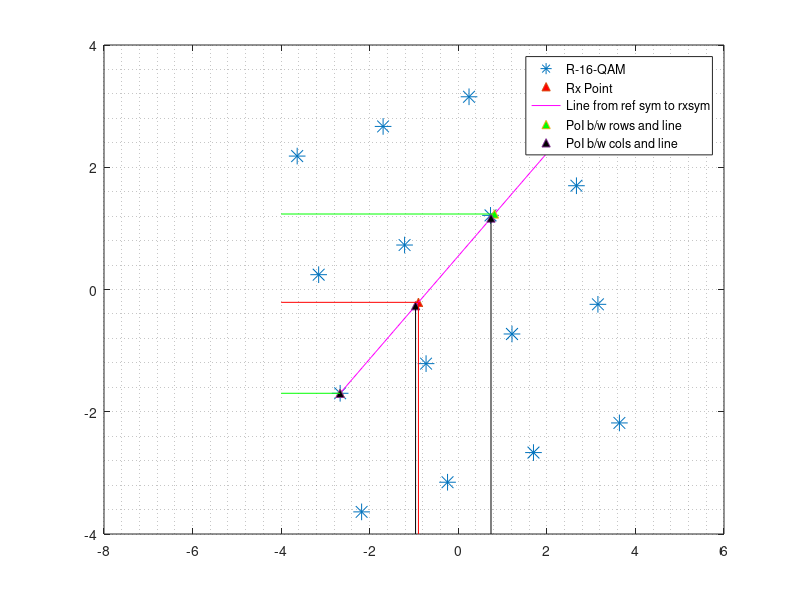

This chart was generated by the following MATLAB code:
%%%%%%%%%%%%%%%%%%%%%%%%%%%%%%%%%%%%%%%%%%%%%%%%%%%%%%%%%%%%%%%%%%%%%%%
%% Proof of Concept for the solution
%%
%% Planned flow of script:
%% 	Plot Rotated 16-QAM constellation
%% 	Select a Rx Symbol(rI,rQ) and a reference symbol(aI,aQ)
%% 	Find the equation of line from (aI,aQ) to (rI,rQ)
%% 	Determine where this line intersect the rows line
%%
%% Author		: Abhishek K.M. (priority01abhishek@gmail.com)
%% Date of creation	: 16-04-2023
%% Date of modification : 22-04-2023
%%%%%%%%%%%%%%%%%%%%%%%%%%%%%%%%%%%%%%%%%%%%%%%%%%%%%%%%%%%%%%%%%%%%%% 
pkg load communications
clear all;
close all;
clc;

% I - Variables
dist	= 2;				% Distance between two symbols in same row/coloumn-Unormalized
pl_fg	= 1;				% Plot flag to plot everything or nothing
M	= 16; 				% Modulation order
alpha	= atan(1/sqrt(M)); 		% Angle to rotate the Modulation
d	= qammod(0:M-1,M); 		% unrotated QAM constellation
rI	= -0.9; rQ = -0.21; 		% Rx symbols
d	= d .* exp(1i * alpha);		% Rotated QAM
aI	= real(d(4)); aQ = imag(d(4));	% reference symbol for row 4 from top
ref_row = d(1:4); ref_col = d(4:4:16);	% reference symbols for rows and columns
x_row1	= real(d(1)):0.1:-real(d(1));	% First row from top
x_row2	= real(d(2)):0.1:-real(d(2));	% Second row from top	
x_row3	= real(d(3)):0.1:-real(d(3));	% Third row from top
x_row4	= real(d(4)):0.1:-real(d(4));	% Fourth row from top

% II - Equation of line from ref to rx symbol
slope = (rQ - aQ) / (rI - aI);
x = aI:0.1:-aI;
y = slope * (x - aI) + aQ; % equation1

% III - Equation of rows
y_row1 = tan(alpha) * (x_row1 - real(d(1))) + imag(d(1));
y_row2 = tan(alpha) * (x_row2 - real(d(2))) + imag(d(2));
y_row3 = tan(alpha) * (x_row3 - real(d(3))) + imag(d(3));
y_row4 = tan(alpha) * (x_row4 - real(d(4))) + imag(d(4));

% IV - Intersection of rows with equation1
m1 = tan(alpha);
m2 = slope;
intX_row = (m1 * real(ref_row) - m2 * aI + aQ - imag(ref_row)) / (m1 - m2);
intY_row = m1 * intX_row - m1 * real(ref_row) + imag(ref_row);
% Note --> d(1:4) are reference symbols for each row

% V - Comparision of quadrature components of intersection points
% below code is just used for debug and plot purpose
row_inphase_int = abs(intX_row - rI);temp_row_inphase_int=row_inphase_int;
[~,row_min1_inphase_loc] = min(row_inphase_int);
temp_row_inphase_int(row_min1_inphase_loc) = NaN;
[~,row_min2_inphase_loc] = min(temp_row_inphase_int);
%-------debug code ends------%

row_quadphase_int = abs(intY_row - rQ);temp_row_quadphase_int=row_quadphase_int;
[~,row_min1_quadphase_loc] = min(row_quadphase_int);
temp_row_quadphase_int(row_min1_quadphase_loc) = NaN;
[~,row_min2_quadphase_loc] = min(temp_row_quadphase_int);

% VI - decision for row
estimated_row = row_min1_quadphase_loc;


% VII - Intersection of columns with equation1
m1 = -cot(alpha);
m2 = slope;
intX_col = (m1 * real(ref_col) - m2 * aI + aQ - imag(ref_col)) / (m1 - m2);
intY_col = m1 * intX_col - m1 * real(ref_col) + imag(ref_col);
% Note --> d(4:4:16) are reference symbols for each column

% VIII - Comparision of inphase components of intersection points
col_inphase_int = abs(intX_col - rI);temp_col_inphase_int=col_inphase_int;
[~,col_min1_inphase_loc] = min(col_inphase_int);
temp_col_inphase_int(col_min1_inphase_loc) = NaN;
[~,col_min2_inphase_loc] = min(temp_col_inphase_int);

% Below code is just used for debug and plot purpose
col_quadphase_int = abs(intY_col - rQ);temp_col_quadphase_int=col_quadphase_int;
[~,col_min1_quadphase_loc] = min(col_quadphase_int);
temp_row_quadphase_int(col_min1_quadphase_loc) = NaN;
[~,col_min2_quadphase_loc] = min(temp_row_quadphase_int);
% ---- debug code ends ------%

% IX - decision for column
estimated_col = col_min1_inphase_loc;

if pl_fg == 1
	figure(pl_fg);
	plot(d,'*','markersize',12)
	hold on; plot(rI,rQ,'^','MarkerFaceColor','r')
	hold on; plot(x,y,'m-')
	hold on; plot(intX_row, intY_row,'^','MarkerFaceColor','g')
	hold on; plot(intX_col, intY_col,'^','MarkerFaceColor','k')
	hold on; plot([intX_row(row_min1_inphase_loc) -4],[intY_row(row_min1_quadphase_loc) intY_row(row_min1_quadphase_loc)],'g-')
	hold on; plot([intX_row(row_min2_inphase_loc) -4],[intY_row(row_min2_quadphase_loc) intY_row(row_min2_quadphase_loc)],'g-')
	hold on; plot([intX_col(col_min1_inphase_loc) intX_col(col_min1_inphase_loc)],[intY_col(col_min1_quadphase_loc) -4],'k-')
	hold on; plot([intX_col(col_min2_inphase_loc) intX_col(col_min2_inphase_loc)],[intY_col(col_min2_quadphase_loc) -4],'k-')
	hold on; plot([rI rI],[rQ -4],'r-')
	hold on; plot([rI -4],[rQ rQ],'r-')
	legend("R-16-QAM","Rx Point","Line from ref sym to rxsym","PoI b/w rows and line","PoI b/w cols and line")
	ylim([-4 4])
endif

grid minor

%%%%%%%%%%%%%%%%%%%%%%%%%%%%%%%%%%%%%%%%%%%%%%%%%%%%%%%%%%%%%%%%%%
%% Notes
%% Reference symbol detector for each row is required
